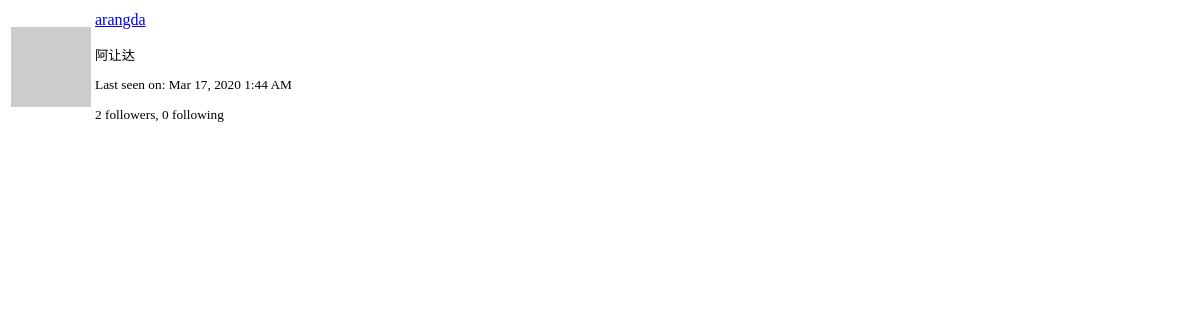
Before: /user/arangda/popup (signed in) with the older database file.
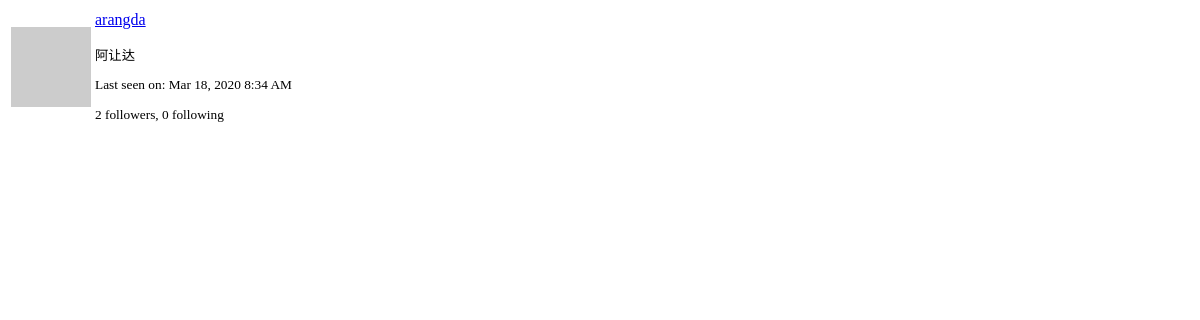
After: the same page with the newer database file.
### app/models.py (models this page shows, shortened)
class PaginatedAPIMixin(object):
    @staticmethod
    def to_collection_dict(query, page, per_page, endpoint, **kwargs):
        resources = query.paginate(page, per_page, False)
        data = {
            'items': [item.to_dict() for item in resources.items],
            '_meta': {
                'page': page,
                'per_page': per_page,
                'total_pages': resources.pages,
                'total_items': resources.total
            },
            '_links': {
                'self': url_for(endpoint, page=page, per_page=per_page,
                                **kwargs),
                'next': url_for(endpoint, page=page + 1, per_page=per_page,
                                **kwargs) if resources.has_next else None,
                'prev': url_for(endpoint, page=page - 1, per_page=per_page,
                                **kwargs) if resources.has_prev else None
            }
        }
        return data

class User(PaginatedAPIMixin,UserMixin,db.Model):
    id = db.Column(db.Integer,primary_key=True)
    username = db.Column(db.String(64),index=True,unique=True)
    email = db.Column(db.String(120),index=True,unique=True)
    password_hash = db.Column(db.String(128))
    about_me = db.Column(db.String(140))
    last_seen = db.Column(db.DateTime,default=datetime.utcnow)
    posts = db.relationship('Post',backref='author',lazy='dynamic')
    messages_sent = db.relationship('Message',
                                    foreign_keys='Message.sender_id',
                                    backref='author', lazy='dynamic')
    messages_received = db.relationship('Message',
                                        foreign_keys='Message.recipient_id',
                                        backref='recipient', lazy='dynamic')
    last_message_read_time = db.Column(db.DateTime)
    token = db.Column(db.String(32), index=True, unique=True)
    token_expiration = db.Column(db.DateTime)
    notifications = db.relationship('Notification',backref='user',lazy='dynamic')
    followed = db.relationship(
        'User',secondary=followers,
        primaryjoin=(followers.c.follower_id == id),
        secondaryjoin=(followers.c.followed_id == id),
        backref=db.backref('followers',lazy='dynamic'),lazy='dynamic'
    )
    tasks = db.relationship('Task',backref='user',lazy='dynamic')
    def avatar(self,size):
        digest = md5(self.email.lower().encode('utf-8')).hexdigest()
        return 'https://www.gravatar.com/avatar/{}?d=identicon&s={}'.format(digest,size)

### app/main/routes.py (the view)
@bp.route('/user/<username>/popup')
@login_required
def user_popup(username):
    user = User.query.filter_by(username=username).first_or_404()
    return render_template('user_popup.html',user=user)

### app/main/routes.py (called while the page is built)
@bp.before_app_request
def before_request():
    g.locale = str(get_locale())
    if current_user.is_authenticated:
        current_user.last_seen = datetime.utcnow()
        db.session.commit()

### app/models.py (called while the page is built)
@login.user_loader
def load_user(id):
    return User.query.get(int(id))

### app/templates/user_popup.html (shortened to what this page needs)
<table class="table">
    <tr>
        <td width="64" style="border: 0px;"><img src="{{ user.avatar(64) }}"></td>
        <td style="border: 0px;">
            <p>
                <a href="{{ url_for('main.user', username=user.username) }}">
                    {{ user.username }}
                </a>
            </p>
            <small>
                {% if user.about_me %}<p>{{ user.about_me }}</p>{% endif %}
                {% if user.last_seen %}
                <p>{{ _('Last seen on') }}:
                   {{ moment(user.last_seen).format('lll') }}</p>
                {% endif %}
                <p>{{ _('%(count)d followers', count=user.followers.count()) }},
                   {{ _('%(count)d following', count=user.followed.count()) }}</p>
            </small>
        </td>
    </tr>
</table>

Changed rows visible on the page:
changed User "arangda": last_seen "Mar 17, 2020 1:44 AM" → "Mar 18, 2020 8:34 AM"
